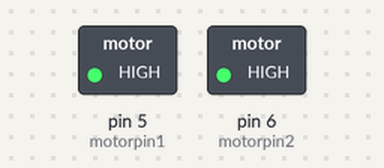
A sketch run on a simulated Arduino Uno, built with avr-gcc and run on an emulated ATmega328P. On the bench: switched loads named in the sketch (green lamp = pin HIGH).

Above: at 0.1 s.
Timing chart, 0 to 1.6 s (numbered marks = the images above):
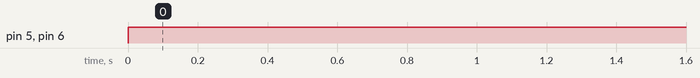

The sketch:

motortest_analogstop.ino
```cpp
const int motorpin1 = 5;
const int motorpin2 = 6;

void setup() {
  pinMode(motorpin1, OUTPUT);
  pinMode(motorpin2, OUTPUT);
}

void loop() {

  analogWrite(motorpin1, 255);
  analogWrite(motorpin2, 255);

}
```

Measured:
- by itself, pin 5 (motorpin1), pin 6 (motorpin2): LOW → HIGH at 0.00 s
